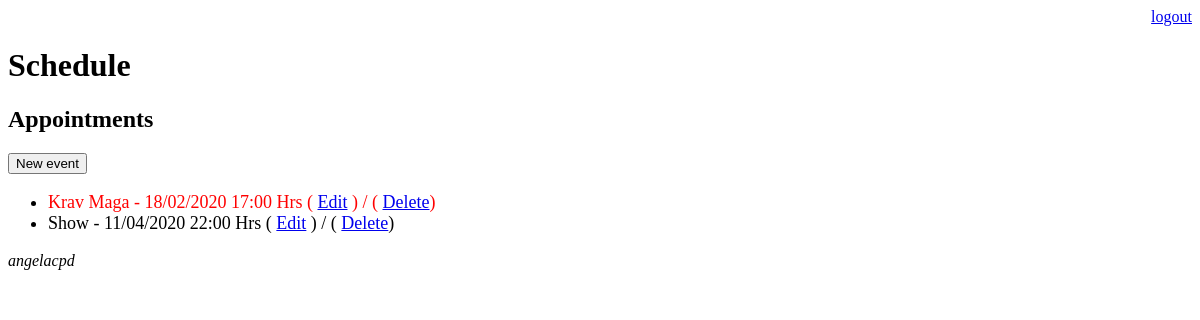
Page /schedule/ (signed in) on the earlier database version.
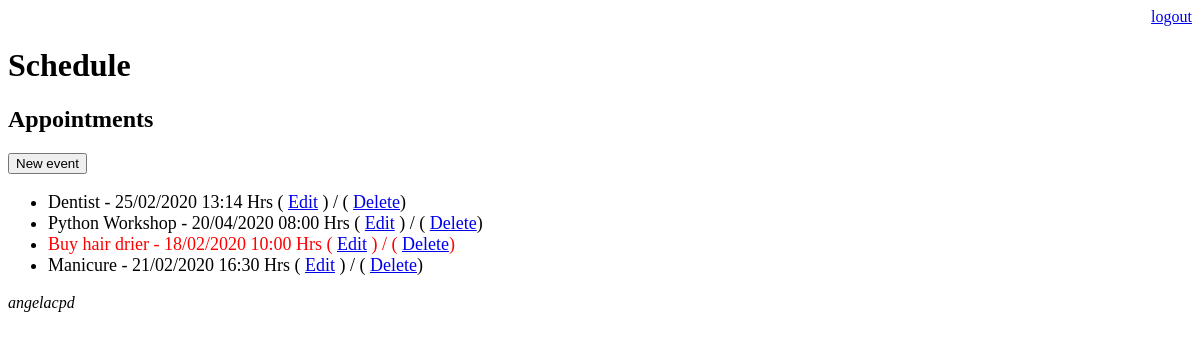
Same page on the later database version.
### core/models.py (models this page shows, shortened)
class Event(models.Model):
    title = models.CharField(max_length=100)
    description = models.TextField(blank=True, null=True)
    event_date = models.DateTimeField(verbose_name='Event Date')
    created_date = models.DateTimeField(auto_now=True)
    user = models.ForeignKey(User, on_delete=models.CASCADE)
    location = models.TextField(max_length=100, blank=True, default='')
    class Meta:
        db_table = 'event'
    def get_event_date(self):
        return self.event_date.strftime('%d/%m/%Y %H:%M Hrs')
    def get_event_late(self):
        if self.event_date < datetime.now():
            return True
        else:
            return False
    def get_coming_event(self):
        one_hour_interval = datetime.now() + timedelta(hours=1)
        if self.event_date < one_hour_interval:
            return True
        else:
            return False

### core/views.py (the view)
# urls.py: path('schedule/', views.event_list),
@login_required(login_url='/login/')
def event_list(request):
    user = request.user
    event = Event.objects.filter(user=user)
    data = {'events': event}
    return render(request, 'schedule.html', data)

### templates/schedule.html
{% extends "model-page.html" %}
{% block content %}
    <h2>Appointments</h2>
    <a href="event/">
        <button type="button">New event</button>
    </a>
    <ul style="font-size: 18px">
        {% for event in events %}
            <li>
                <div style={% if event.get_event_late %}
                    "color:red"
                    {% endif %}
                    {% if event.get_coming_event %}
                    "color:pink"
                    {% endif %}>
                    {{ event.title }} - {{ event.get_event_date}}
                    ( <a href="event/?id={{ event.id }}">Edit</a> ) /
                    ( <a href="event/delete/{{ event.id }}/">Delete</a>)
                </div>
            </li>
        {% endfor %}
    </ul>
{% endblock %}

### templates/model-page.html
<!DOCTYPE html>
<html lang="en">
<head>
    {% include "model-header.html" %}
</head>
<body>
    {% block content %}{% endblock %}
    {% include "model-footer.html" %}
</body>
</html>

### templates/model-header.html (shortened to what this page needs)
<div align="right">
    <a href="/logout">logout</a>
</div>
<h1>Schedule</h1>

### templates/model-footer.html
<p><i>angelacpd</i></p>

Differences in the rows shown:
removed Event: title "Krav Maga", get_event_date "18/02/2020 17:00 Hrs"
removed Event: title "Show", get_event_date "11/04/2020 22:00 Hrs"
added Event: title "Dentist", get_event_date "25/02/2020 13:14 Hrs"
added Event: title "Python Workshop", get_event_date "20/04/2020 08:00 Hrs"
added Event: title "Buy hair drier", get_event_date "18/02/2020 10:00 Hrs"
added Event: title "Manicure", get_event_date "21/02/2020 16:30 Hrs"
